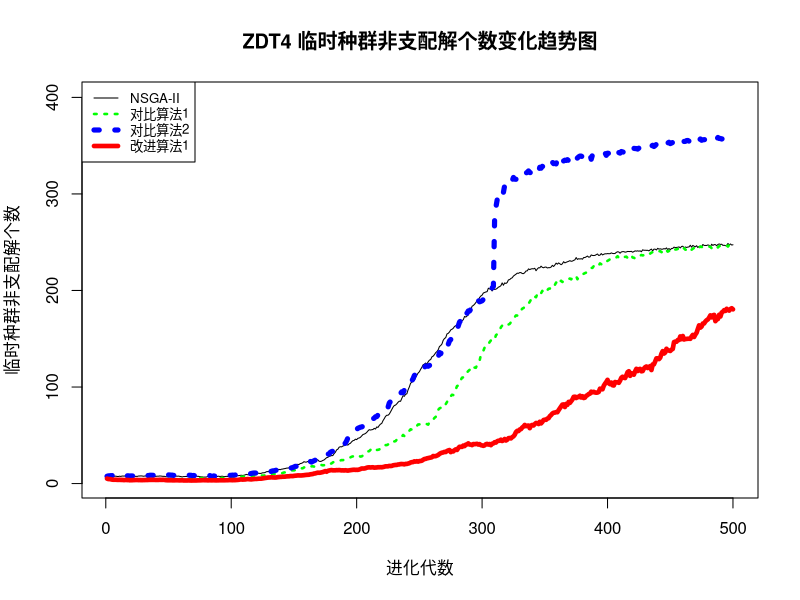

This chart was generated by the following R code:
a<-read.table('a.txt')
b<-read.table('b.txt')
c<-read.table('c.txt')
d<-read.table('d.txt')

plot(1:500, a$V1, xlab="进化代数", ylab="临时种群非支配解个数", type="l", xlim=c(1, 500), ylim=c(1, 400), main="ZDT4 临时种群非支配解个数变化趋势图")

lines(1:500, b$V1, lty=3, lwd=2.5, col="green")
lines(1:500, c$V1, lty=3, lwd=5, col="blue")
lines(1:500, d$V1, lty=1, lwd=4.5, col="red")

legend.txt<-c("NSGA-II", "对比算法1", "对比算法2", "改进算法1")
legend("topleft", legend=legend.txt, col=c("black", "green", "blue", "red"), lty=c(1, 3, 4, 1), lwd=c(1,2.5,5,4.5), bty="o", cex=0.8)

